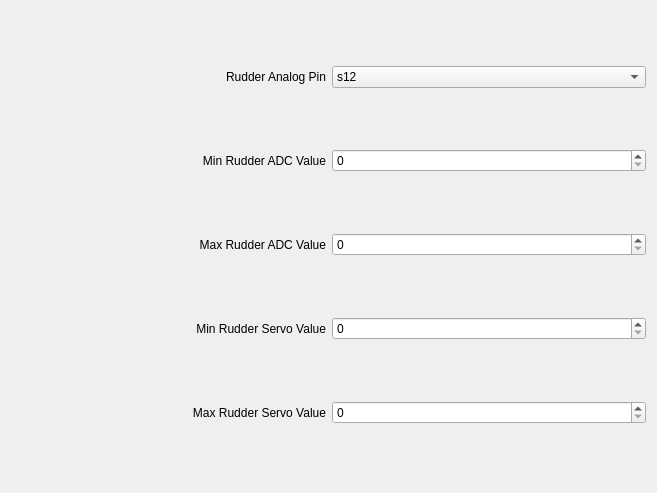
             <widget class="QWidget" name="scrollAreaWidgetContents_12">
              <property name="geometry">
               <rect>
                <x>0</x>
                <y>0</y>
                <width>657</width>
                <height>493</height>
               </rect>
              </property>
              <layout class="QGridLayout" name="gridLayout_22">
               <item row="0" column="0">
                <layout class="QHBoxLayout" name="horizontalLayout_58">
                 <item>
                  <widget class="QLabel" name="label_58">
                   <property name="text">
                    <string>Rudder Analog Pin</string>
                   </property>
                   <property name="alignment">
                    <set>Qt::AlignRight|Qt::AlignTrailing|Qt::AlignVCenter</set>
                   </property>
                  </widget>
                 </item>
                 <item>
                  <widget class="QComboBox" name="RudderAnalogPin">
                   <property name="currentIndex">
                    <number>3</number>
                   </property>
                   <item>
                    <property name="text">
                     <string>s1</string>
                    </property>
                   </item>
                   <item>
                    <property name="text">
                     <string>s10</string>
                    </property>
                   </item>
                   <item>
                    <property name="text">
                     <string>s11</string>
                    </property>
                   </item>
                   <item>
                    <property name="text">
                     <string>s12</string>
                    </property>
                   </item>
                   <item>
                    <property name="text">
                     <string>s13</string>
                    </property>
                   </item>
                   <item>
                    <property name="text">
                     <string>s14</string>
                    </property>
                   </item>
                   <item>
                    <property name="text">
                     <string>s15</string>
                    </property>
                   </item>
                  </widget>
                 </item>
                </layout>
               </item>
               <item row="1" column="0">
                <layout class="QHBoxLayout" name="horizontalLayout_60">
                 <item>
                  <widget class="QLabel" name="label_60">
                   <property name="text">
                    <string>Min Rudder ADC Value</string>
                   </property>
                   <property name="alignment">
                    <set>Qt::AlignRight|Qt::AlignTrailing|Qt::AlignVCenter</set>
                   </property>
                  </widget>
                 </item>
                 <item>
                  <widget class="QSpinBox" name="MinRudderADCValue">
                   <property name="maximum">
                    <number>65535</number>
                   </property>
                  </widget>
                 </item>
                </layout>
               </item>
               <item row="2" column="0">
                <layout class="QHBoxLayout" name="horizontalLayout_61">
                 <item>
                  <widget class="QLabel" name="label_61">
                   <property name="text">
                    <string>Max Rudder ADC Value</string>
                   </property>
                   <property name="alignment">
                    <set>Qt::AlignRight|Qt::AlignTrailing|Qt::AlignVCenter</set>
                   </property>
                  </widget>
                 </item>
                 <item>
                  <widget class="QSpinBox" name="MaxRudderADCValue">
                   <property name="minimum">
                    <number>0</number>
                   </property>
                   <property name="maximum">
                    <number>65535</number>
                   </property>
                   <property name="value">
                    <number>0</number>
                   </property>
                  </widget>
                 </item>
                </layout>
               </item>
               <item row="3" column="0">
                <layout class="QHBoxLayout" name="horizontalLayout_62">
                 <item>
                  <widget class="QLabel" name="label_62">
                   <property name="text">
                    <string>Min Rudder Servo Value</string>
                   </property>
                   <property name="alignment">
                    <set>Qt::AlignRight|Qt::AlignTrailing|Qt::AlignVCenter</set>
                   </property>
                  </widget>
                 </item>
                 <item>
                  <widget class="QSpinBox" name="MinRudderServoValue">
                   <property name="maximum">
                    <number>65535</number>
                   </property>
                  </widget>
                 </item>
                </layout>
               </item>
               <item row="4" column="0">
                <layout class="QHBoxLayout" name="horizontalLayout_63">
                 <item>
                  <widget class="QLabel" name="label_63">
                   <property name="text">
                    <string>Max Rudder Servo Value</string>
                   </property>
                   <property name="alignment">
                    <set>Qt::AlignRight|Qt::AlignTrailing|Qt::AlignVCenter</set>
                   </property>
                  </widget>
                 </item>
                 <item>
                  <widget class="QSpinBox" name="MaxRudderServoValue">
                   <property name="maximum">
                    <number>65535</number>
                   </property>
                  </widget>
                 </item>
                </layout>
               </item>
              </layout>
             </widget>
